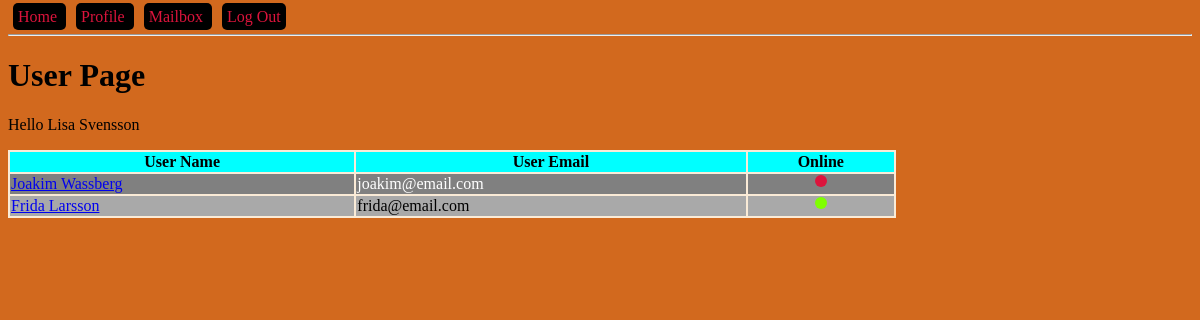
/profile (signed in), run on an earlier commit of the app's database.
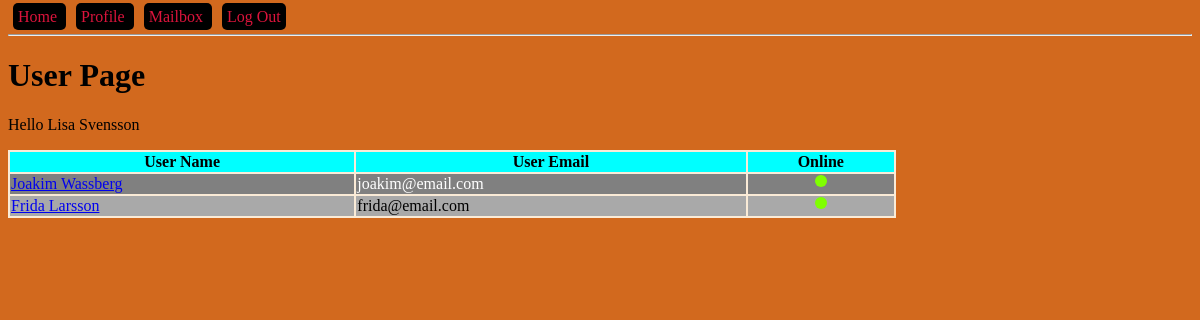
And on a later commit of the database.
### models.py (models this page shows, shortened)
class User(db.Model):
    id = db.Column(db.Integer, primary_key=True, autoincrement=True)
    name = db.Column(db.String(150))
    email = db.Column(db.String(150), unique=True)
    password = db.Column(db.String(100))
    admin = db.Column(db.BOOLEAN, default=False)
    online = db.Column(db.BOOLEAN, default=False)
    sent_messages = db.relationship('Message', backref='sender', lazy=True)
    recv_messages = db.relationship('Message', secondary=message_recv, lazy='subquery',
                                    backref=db.backref('receivers', lazy=True))

### blueprints/user/__init__.py (the view)
@bp_user.get('/profile')
@login_required
def user_get():
    users = get_all_but_current_user()
    return render_template("user.html", users=users)

### app.py (called while the page is built)
def create_app():
    app = Flask(__name__)
    app.config['SECRET_KEY'] = '123secret'
    app.config['SQLALCHEMY_TRACK_MODIFICATIONS'] = False
    app.config['SQLALCHEMY_DATABASE_URI'] = 'sqlite:///db.sqlite'
    db.init_app(app)
    login_manager = LoginManager()
    login_manager.init_app(app)
    @login_manager.user_loader
    def load_user(user_id):
        from models import User
        return User.query.filter_by(id=user_id).first()
    from blueprints.open import bp_open
    app.register_blueprint(bp_open)
    from blueprints.user import bp_user
    app.register_blueprint(bp_user)
    from blueprints.api import bp_api
    app.register_blueprint(bp_api, url_prefix='/api/v1.0')
    return app

### controllers/user_controller.py (called while the page is built)
def get_all_but_current_user():
    from models import User
    user = current_user
    return User.query.filter(User.id != user.id).all()

### templates/user.html (shortened to what this page needs)
{% extends "base-template.html" %}
{% block content %}
    <h1 id="main-heading">User Page</h1>
    <p>Hello {{ current_user.name }}</p>
    <table>
        <tr>
            <th>User Name</th>
            <th>User Email</th>
            <th>Online</th>
        </tr>
        {% for user in users %}
            <tr>
                <td><a href="{{ url_for('bp_user.message_get', user_id=user.id) }}">{{ user.name }}</a></td>
                <td>{{ user.email }}</td>
                <td class="center-content">
                    {% if user.online %}
                        <div class="circle online"></div>
                    {% else %}
                        <div class="circle offline"></div>
                    {% endif %}
                </td>
            </tr>
        {% endfor %}
    </table>
{% endblock %}

### templates/base-template.html (shortened to what this page needs)
<!DOCTYPE html>
<html lang="en">
<head>
    <link rel="stylesheet" href="{{ url_for('static', filename='css/main.css') }}" />
</head>
<body>
    <a class="menu-item" href="{{ url_for('bp_open.index') }}">
        Home
    </a>
    {% if current_user.is_authenticated %}
        <a class="menu-item" href="{{ url_for('bp_user.user_get') }}">
            Profile
        </a>
        <a class="menu-item" href="{{ url_for('bp_user.mailbox_get') }}">
            Mailbox
        </a>
        <a class="menu-item" href="{{ url_for('bp_user.logout_get') }}">
            Log Out
        </a>
     {% endif %}
    <hr />
    {% block content %}
    {% endblock %}
</body>
</html>

### static/css/main.css (style rules this page uses)
body { background-color: chocolate; }
.menu-item { margin: 5px; color: crimson; text-decoration: none; background-color: black; padding: 5px; border-radius: 5px; }
table { width: 75%; background-color: antiquewhite; }
th { background: aqua; }
tr:nth-child(odd) { background: darkgrey; }
tr:nth-child(even) { background: grey; color: white; }
.center-content { display:flex; align-items: center; align-content: center; }
.circle { margin: 0 auto; width: 12px; height: 12px; border-radius: 50%; }
.online { background: chartreuse; }

What changed in the data, as far as the page shows it:
changed User "Joakim Wassberg": online False → True (drawn)
